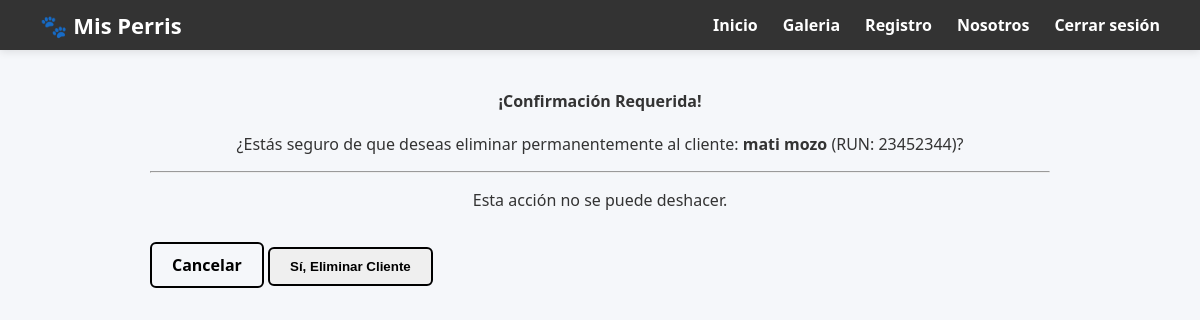
The page /clientes/eliminar/5/ (signed in) on the database its author committed.
### mascotas/models.py (models this page shows, shortened)
class Cliente(models.Model):
    id = models.AutoField(primary_key=True)
    Run_Cliente = models.CharField(max_length=10)
    Nombre_Cliente = models.CharField(max_length=100)
    Apellido = models.CharField(max_length=100)
    Correo = models.EmailField(max_length=254)
    Telefono = models.CharField(max_length=12)

### mascotas/views.py (the view)
# urls.py: path('clientes/eliminar/<int:pk>/', eliminar_cliente, name='eliminar_cliente'),
@login_required
def eliminar_cliente(request, pk):
    cliente = get_object_or_404(Cliente, pk=pk)
    if request.method == 'POST':
        cliente.delete()
        return redirect('lista_clientes')
    return render(request, 'clientes/confirmar_eliminar_cliente.html', {'cliente': cliente})

### mascotas/templates/clientes/confirmar_eliminar_cliente.html (shortened to what this page needs)
{% extends 'base.html' %}
{% block content %}
<div class="container mt-4">
    <div class="row">
        <div class="col-md-8 offset-md-2">
            <div class="alert alert-danger" role="alert">
                <h4 class="alert-heading">¡Confirmación Requerida!</h4>
                <p>
                    ¿Estás seguro de que deseas eliminar permanentemente al cliente:
                    <strong>{{ cliente.Nombre_Cliente }} {{ cliente.Apellido }}</strong>
                    (RUN: {{ cliente.Run_Cliente }})?
                </p>
                <hr>
                <p class="mb-0">
                    Esta acción no se puede deshacer.
                </p>
            </div>
            <form method="POST">
                <a href="{% url 'lista_clientes' %}" class="btn btn-secondary">
                    Cancelar
                </a>
                <button type="submit" class="btn btn-danger">
                    Sí, Eliminar Cliente
                </button>
            </form>
        </div>
    </div>
</div>
{% endblock %}

### static/css/style.css (style rules this page uses)
body { margin: 0; font-family: 'Segoe UI', Tahoma, Geneva, Verdana, sans-serif; background: #f5f7fa; color: #333; }
.btn { display: inline-block; margin-top: 15px; padding: 10px 20px; border: 2px solid rgb(0, 0, 0); color: rgb(0, 0, 0); text-decoration: none; font-weight: bold; border-radius: 6px; transition: all 0.3s; }
.container { max-width: 900px; margin: 40px auto; }
.alert { margin-top: 20px; text-align: center; }

### rows shown on the page
Cliente: Nombre_Cliente "mati", Apellido "mozo", Run_Cliente "23452344"
